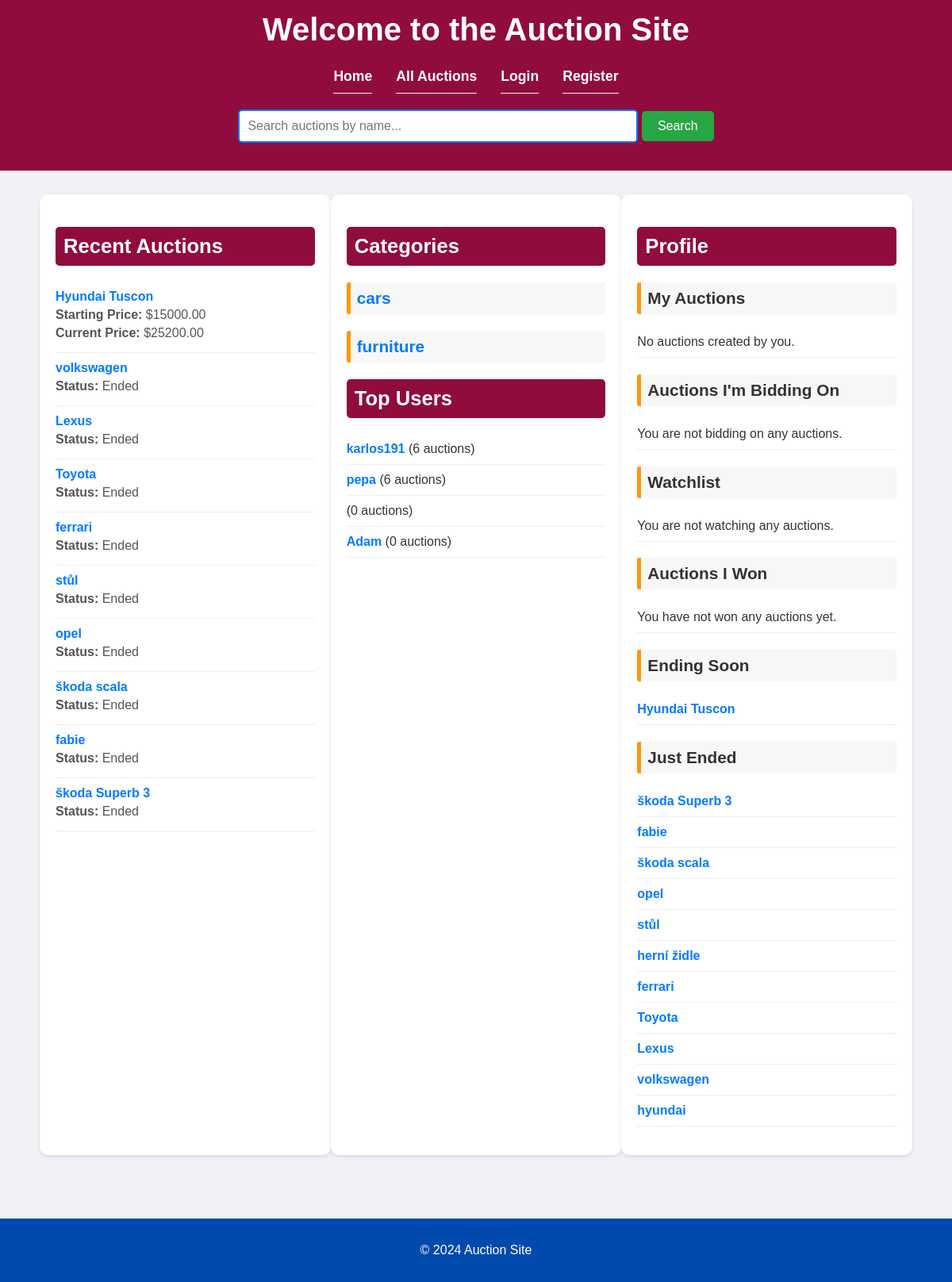
The app's page /, older data.
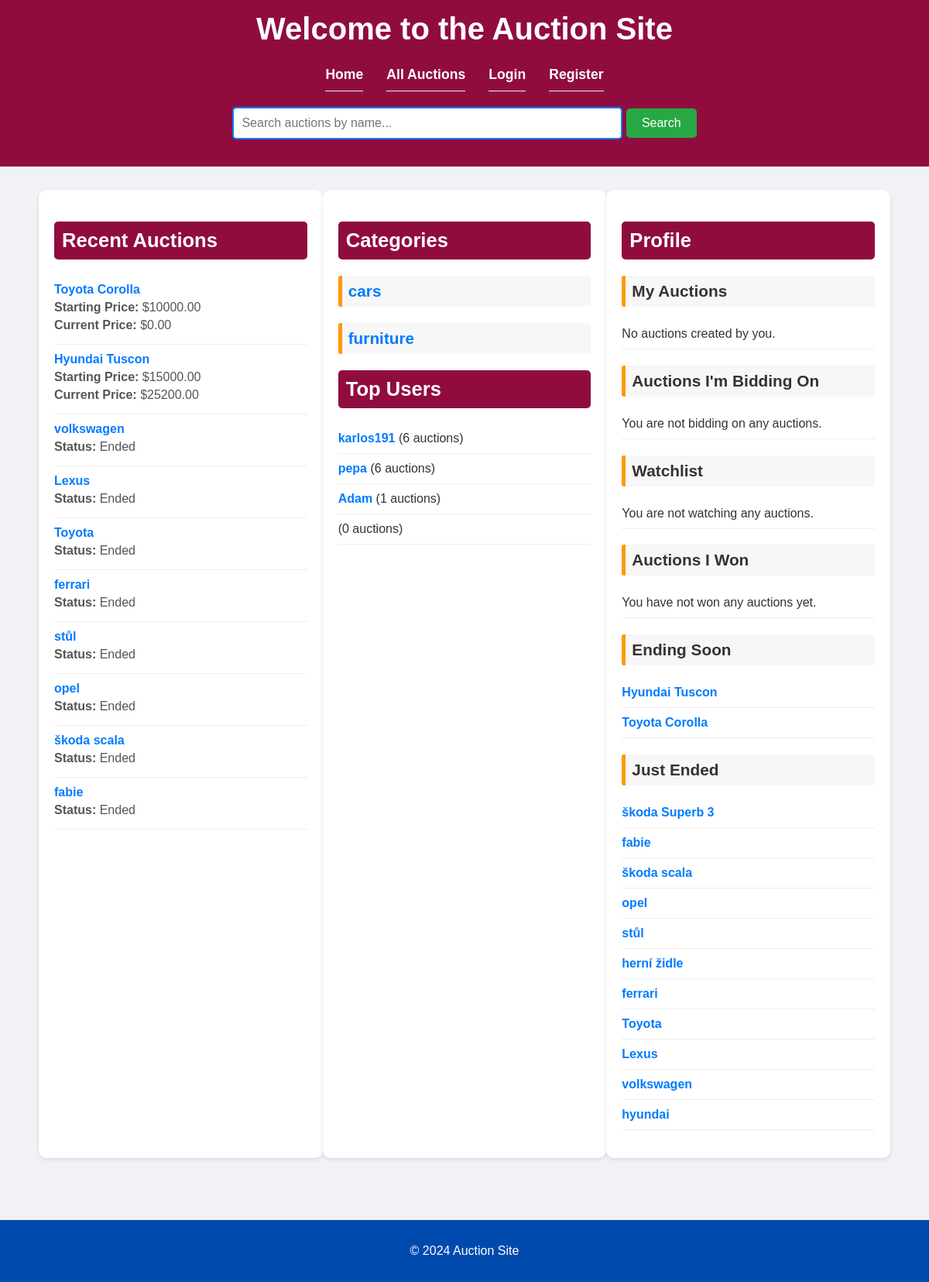
The same page, newer data.
### auctions/models.py (models this page shows, shortened)
class Auction(models.Model):
    user = models.ForeignKey(settings.AUTH_USER_MODEL, on_delete=models.CASCADE, related_name='auctions')
    title = models.CharField(max_length=255)
    description = models.TextField()
    photos = models.ImageField(upload_to='auction_photos/', blank=True, null=True)
    category = models.ForeignKey(Category, on_delete=models.CASCADE)
    is_closed = models.BooleanField(default=False)
    starting_price = models.DecimalField(max_digits=10, decimal_places=2, )
    current_price = models.DecimalField(max_digits=10, decimal_places=2, default=0.00)
    minimum_amount = models.DecimalField(max_digits=10, decimal_places=2)
    buy_now_price = models.DecimalField(max_digits=10, decimal_places=2, blank=True, null=True)
    promoted = models.BooleanField(default=False)
    location = models.CharField(max_length=255, blank=True, null=True)
    start_date = models.DateTimeField(default=timezone.now, editable=False)
    end_date = models.DateTimeField()
    num_visits = models.IntegerField(default=0)
    is_canceled = models.BooleanField(default=False)
    watchers = models.ManyToManyField(settings.AUTH_USER_MODEL, related_name='watching_auctions', blank=True)
    winner = models.ForeignKey(settings.AUTH_USER_MODEL, null=True, blank=True, on_delete=models.SET_NULL,
                               related_name='won_auctions')

class Category(models.Model):
    name = models.CharField(max_length=255)
    description = models.TextField(blank=True)
    logo = models.ImageField(upload_to='category_logos/', blank=True, null=True)

class CustomUser(AbstractBaseUser, PermissionsMixin):
    profile_image = models.ImageField(upload_to='profile_images/', null=True, blank=True)
    email = models.EmailField(unique=True)
    username = models.CharField(max_length=255)
    city = models.CharField(max_length=100, null=True, blank=True)
    address = models.CharField(max_length=255, null=True, blank=True)
    watchlist = models.ManyToManyField('Auction', related_name='watched_by', blank=True)
    date_joined = models.DateTimeField(auto_now_add=True)
    account_status = models.CharField(
        max_length=10, choices=[('ACTIVE', 'Active'), ('INACTIVE', 'Inactive'), ('BLOCKED', 'Blocked')]
    )
    account_type = models.CharField(
        max_length=10, choices=[('NORMAL', 'Normal'), ('PREMIUM', 'Premium')]
    )
    is_active = models.BooleanField(default=True)
    is_staff = models.BooleanField(default=False)
    USERNAME_FIELD = 'email'
    REQUIRED_FIELDS = ['username']
    objects = CustomUserManager()
    groups = models.ManyToManyField(
        'auth.Group',
        related_name='customer_set',
        blank=True,
        help_text='The groups this user belongs to.',
        verbose_name='groups',
    )
    user_permissions = models.ManyToManyField(
        'auth.Permission',
        related_name='customer_set',
        blank=True,
        help_text='Specific permissions for this user.',
        verbose_name='user permissions',
    )

### auctions/views.py (the view)
# urls.py: 2. Add a URL to urlpatterns:  path('', views.home, name='home')
def home(request):
    now = timezone.now()
    recent_auctions = Auction.objects.filter(is_canceled=False).order_by('-start_date')[:10]
    categories = Category.objects.all()
    won_auctions = Auction.objects.none()
    user_auctions = auctions_bidding = watchlist_auctions = []
    if request.user.is_authenticated:
        user_auctions = Auction.objects.filter(user=request.user, is_canceled=False)
        auctions_bidding = Auction.objects.filter(bids__user=request.user, is_canceled=False, end_date__gte=now).distinct()
        watchlist_auctions = request.user.watchlist.all()
        won_auctions = Auction.objects.filter(winner=request.user)
    ending_auctions = Auction.objects.filter(is_canceled=False, end_date__gte=now, is_closed=False).order_by(
        'end_date')[:10]
    ended_auctions = Auction.objects.filter(is_canceled=False, is_closed=True) | Auction.objects.filter(
        end_date__lt=now).order_by('-end_date')[:10]
    top_users = User.objects.annotate(auction_count=Count('auctions')).order_by('-auction_count')[:5]
    return render(request, 'auctions/home.html', {
        'recent_auctions': recent_auctions,
        'categories': categories,
        'now': now,
        'user_auctions': user_auctions,
        'auctions_bidding': auctions_bidding,
        'watchlist_auctions': watchlist_auctions,
        'ending_auctions': ending_auctions,
        'ended_auctions': ended_auctions,
        'top_users': top_users,
        'won_auctions': won_auctions,
    })

### auctions/templates/auctions/home.html (shortened to what the changed rows need)
<!DOCTYPE html>
<html lang="en">
<head>
</head>
<body>
    <header>
        <h1>Welcome to the Auction Site</h1>
    </header>
    <div class="container">
        <section class="auctions-column">
            <h2>Recent Auctions</h2>
            <ul>
                {% for auction in recent_auctions %}
                    <li>
                        <a href="{% url 'auction_detail' pk=auction.pk %}">{{ auction.title }}</a>
                        {% if auction.end_date > now and not auction.is_closed %}
                            <p><strong>Starting Price:</strong> ${{ auction.starting_price }}</p>
                            <p><strong>Current Price:</strong> ${{ auction.current_price }}</p>
                        {% else %}
                            <p><strong>Status:</strong> Ended</p>
                        {% endif %}
                    </li>
                {% empty %}
                    <li>No auctions found.</li>
                {% endfor %}
            </ul>
        </section>
        <section class="categories-column">
            <h2>Categories</h2>
            <div class="categories">
                {% for category in categories %}
                    <div class="category">
                        <h3>
                            <a href="{% url 'auction_search_by_category' category.id %}">{{ category.name }}</a>
                        </h3>
                    </div>
                {% endfor %}
            </div>
    <div class="top-users">
        <h2>Top Users</h2>
        <ul>
            {% for user in top_users %}
                <li>
                    <a href="{% url 'user_profile' user_id=user.id %}">{{ user.username }}</a>
                    ({{ user.auction_count }} auctions)
                </li>
            {% empty %}
                <li>No users available.</li>
            {% endfor %}
        </ul>
    </div>
        </section>
        <section class="profile-column">
            <h2>Profile</h2>
            <div>
                <ul>
                    {% for auction in ending_auctions %}
                        <li><a href="{% url 'auction_detail' pk=auction.pk %}">{{ auction.title }}</a></li>
                    {% empty %}
                        <li>No auctions ending soon.</li>
                    {% endfor %}
                </ul>
                <ul>
                    {% for auction in ended_auctions %}
                        <li><a href="{% url 'auction_detail' pk=auction.pk %}">{{ auction.title }}</a></li>
                    {% empty %}
                        <li>No auctions have just ended.</li>
                    {% endfor %}
                </ul>
            </div>
        </section>
    </div>
</body>
</html>

Row changes from the older to the newer data that the page shows:
no longer on one of the page's lists (row unchanged): Auction: title "škoda Superb 3"
added Auction: title "Toyota Corolla", starting_price "10000.00", current_price "0.00"
changed CustomUser "Adam": auction_count "0" → "1"; moves up the list
